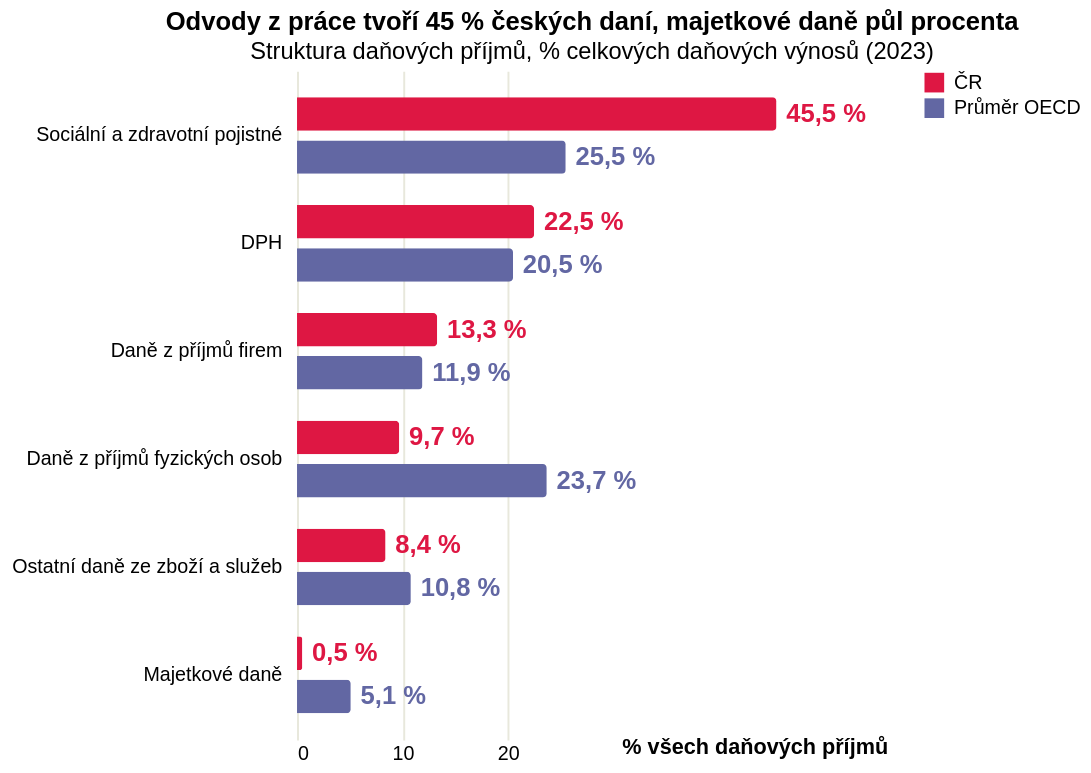

Vega-Lite specification for this chart:
### Vega-Lite specification from a JSON file in a GitHub repository (floating-point values rounded to 4 significant figures)
{"_source": "[OECD Revenue Statistics 2025: Czechia](https://www.oecd.org/content/dam/oecd/en/publications/reports/2025/12/revenue-statistics-2025-country-notes_3708be73/czechia_244d71ac/e2145d19-en.pdf), [OECD Taxing Wages 2026: Czechia](https://www.oecd.org/content/dam/oecd/en/publications/reports/2026/04/taxing-wages-2026-country-notes_491a0e97/czechia_43e03785/e5066e64-en.pdf)", "$schema": "https://vega.github.io/schema/vega-lite/v5.json", "description": "Struktura daňových příjmů ČR vs. průměr OECD: odvody z práce dominují, majetkové daně minimální (OECD Revenue Statistics 2025, data 2023)", "height": 340, "title": {"text": "Odvody z práce tvoří 45 % českých daní, majetkové daně půl procenta", "subtitle": "Struktura daňových příjmů, % celkových daňových výnosů (2023)"}, "data": {"values": [{"kat": "Sociální a zdravotní pojistné", "kdo": "ČR", "podil": 45.5, "label": "45,5 %", "poradi": 1}, {"kat": "Sociální a zdravotní pojistné", "kdo": "Průměr OECD", "podil": 25.5, "label": "25,5 %", "poradi": 1}, {"kat": "DPH", "kdo": "ČR", "podil": 22.5, "label": "22,5 %", "poradi": 2}, {"kat": "DPH", "kdo": "Průměr OECD", "podil": 20.5, "label": "20,5 %", "poradi": 2}, {"kat": "Daně z příjmů firem", "kdo": "ČR", "podil": 13.3, "label": "13,3 %", "poradi": 3}, {"kat": "Daně z příjmů firem", "kdo": "Průměr OECD", "podil": 11.9, "label": "11,9 %", "poradi": 3}, {"kat": "Daně z příjmů fyzických osob", "kdo": "ČR", "podil": 9.7, "label": "9,7 %", "poradi": 4}, {"kat": "Daně z příjmů fyzických osob", "kdo": "Průměr OECD", "podil": 23.7, "label": "23,7 %", "poradi": 4}, {"kat": "Ostatní daně ze zboží a služeb", "kdo": "ČR", "podil": 8.4, "label": "8,4 %", "poradi": 5}, {"kat": "Ostatní daně ze zboží a služeb", "kdo": "Průměr OECD", "podil": 10.8, "label": "10,8 %", "poradi": 5}, {"kat": "Majetkové daně", "kdo": "ČR", "podil": 0.5, "label": "0,5 %", "poradi": 6}, {"kat": "Majetkové daně", "kdo": "Průměr OECD", "podil": 5.1, "label": "5,1 %", "poradi": 6}]}, "layer": [{"params": [{"name": "serie", "select": {"type": "point", "fields": ["kdo"]}, "bind": "legend"}], "mark": {"type": "bar", "cornerRadiusEnd": 2, "height": 17}, "encoding": {"y": {"field": "kat", "type": "nominal", "title": null, "sort": ["Sociální a zdravotní pojistné", "DPH", "Daně z příjmů firem", "Daně z příjmů fyzických osob", "Ostatní daně ze zboží a služeb", "Majetkové daně"], "axis": {"domain": false, "ticks": false, "labelPadding": 8, "labelLimit": 200}}, "yOffset": {"field": "kdo", "sort": ["ČR", "Průměr OECD"]}, "x": {"field": "podil", "type": "quantitative", "title": "% všech daňových příjmů", "scale": {"domain": [0, 56]}, "axis": {"grid": true, "gridColor": "#e8e8dc", "domain": false, "ticks": false, "values": [0, 10, 20], "titleAngle": 0, "titleAnchor": "end", "titleAlign": "right", "titlePadding": -14, "titleFontWeight": "bold"}}, "color": {"field": "kdo", "type": "nominal", "scale": {"domain": ["ČR", "Průměr OECD"], "range": ["#de1743", "#6267a3"]}, "legend": {"title": null}}, "opacity": {"condition": {"param": "serie", "value": 1}, "value": 0.18}, "tooltip": [{"field": "kat", "title": "Kategorie daní"}, {"field": "kdo", "title": "Kdo"}, {"field": "label", "title": "Podíl na daňových příjmech"}]}}, {"mark": {"type": "text", "align": "left", "baseline": "middle", "dx": 5, "fontSize": 13, "fontWeight": "bold"}, "encoding": {"y": {"field": "kat", "type": "nominal", "sort": ["Sociální a zdravotní pojistné", "DPH", "Daně z příjmů firem", "Daně z příjmů fyzických osob", "Ostatní daně ze zboží a služeb", "Majetkové daně"]}, "yOffset": {"field": "kdo", "sort": ["ČR", "Průměr OECD"]}, "x": {"field": "podil", "type": "quantitative", "scale": {"domain": [0, 56]}}, "text": {"field": "label"}, "color": {"field": "kdo", "type": "nominal", "legend": null, "scale": {"domain": ["ČR", "Průměr OECD"], "range": ["#c5143c", "#4c4f8e"]}}, "opacity": {"condition": {"param": "serie", "value": 1}, "value": 0.18}}}], "config": {"view": {"stroke": "transparent"}}}
